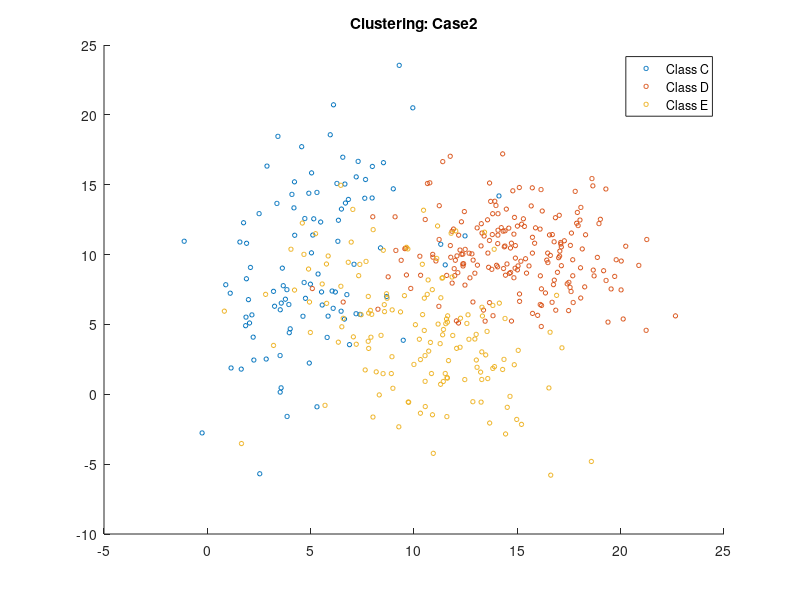

MATLAB code to generate this figure:
MU3 = [5 10];
SIGMA3 = [8 4; 4 40];
MU4 = [15 10];
SIGMA4 = [8 0; 0 8];
MU5 = [10 5];
SIGMA5 = [10 -5; -5 20]; 

R3 = chol(SIGMA3);
R4 = chol(SIGMA4);
R5 = chol(SIGMA5);

z3 = repmat(MU3,100,1) + randn(100,2)*R3;
z4 = repmat(MU4,200,1) + randn(200,2)*R4;
z5 = repmat(MU5,150,1) + randn(150,2)*R5;


figure;
title('Clustering: Case2')
hold on;
scatter(z3(:,1),z3(:,2),10);
hold off;
hold on;
scatter(z4(:,1),z4(:,2),10);
hold off;
hold on 
scatter(z5(:,1),z5(:,2),10);
hold off;
legend('Class C', 'Class D','Class E');
